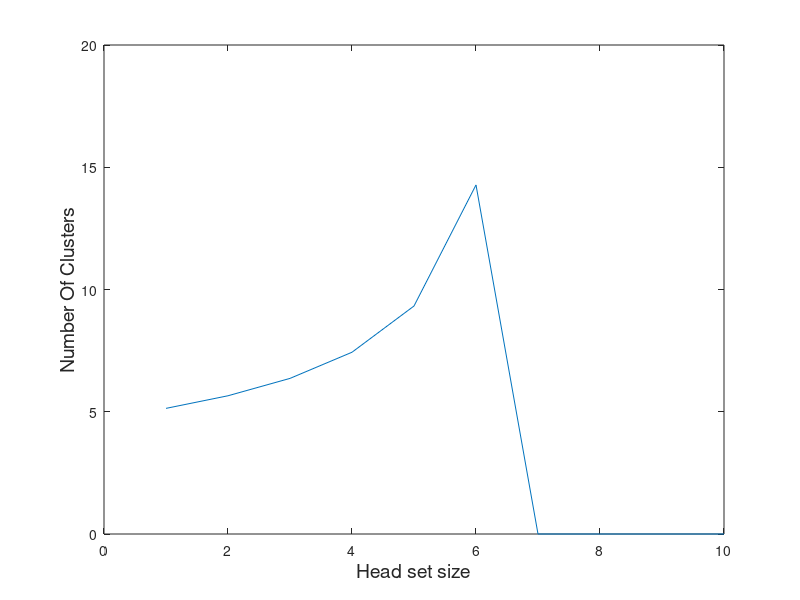

Recreate this plot in MATLAB.
el=0.0013*10^-12; es=10*10^-12; Ee=50*10^-9; Ebf=5*10^-9;
n=1000; l=4000; Nf=10000; M=100;
[m]=[1:1:10];
d=150;
f1=el*(d^4)-Ebf.*m-(2*m-1)*Ee;
k=((n/(2*3.14))^(0.5))*((es./f1).^(0.5))*M;
plot(m,k);
xlabel('Head set size', 'FontSize',14)
ylabel('Number Of Clusters', 'FontSize',14)